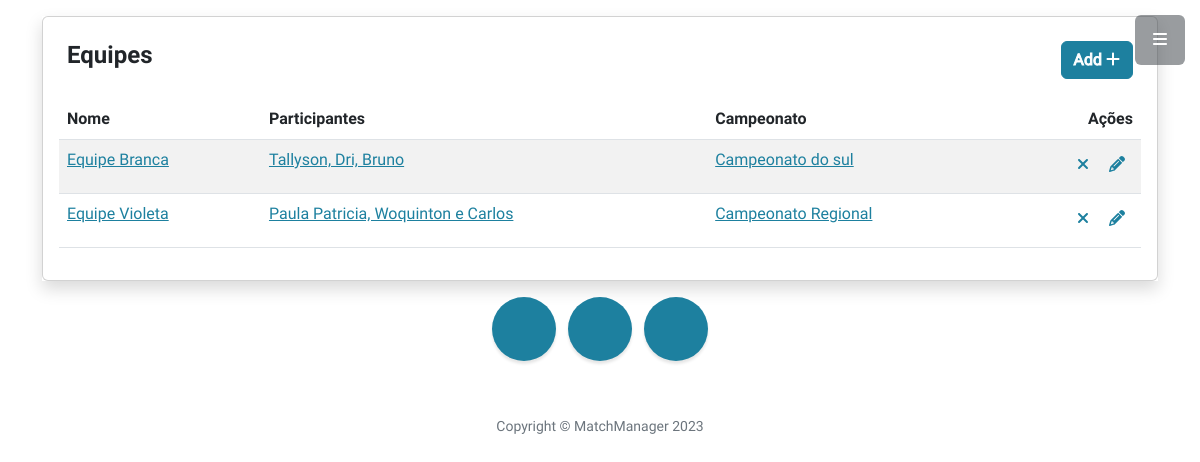
Before: /equipes/ (signed in) with the older database file.
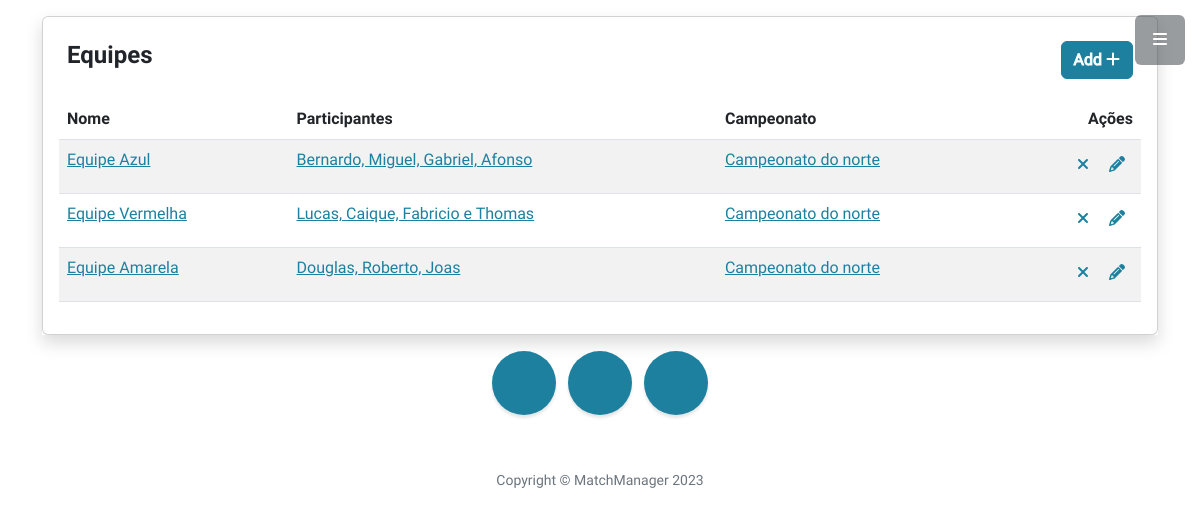
After: the same page with the newer database file.
### Equipe/models.py (models this page shows, shortened)
class Equipe(models.Model):
    nome = models.CharField(max_length=200, verbose_name= 'Nome', null= True )
    participantes = models.CharField(max_length=200, verbose_name= 'Participantes', null= True )
    Campeonato = models.ForeignKey('Campeonato.Campeonato', on_delete= models.CASCADE, null= True)
    escudo = models.ImageField(upload_to='escudos/', null= True)

### Campeonato/models.py (models this page shows)
class Campeonato(models.Model):
    TIPOS =(
        ("1", "Ponto Corrido"),
        ("2", "Mata-Mata"),
        ("3", "Fase de Grupo/Mata-Mata"))
    nome = models.CharField(max_length=200, verbose_name= 'Nome', null= True )
    qtdequipe = models.IntegerField( verbose_name= 'Quantidade de equipes', null= True )
    tipopartida = models.CharField(max_length=1,choices=TIPOS, verbose_name= 'Tipo de partida', null= True )
    def __str__(self):
        return self.nome

### Equipe/views.py (the view)
# urls.py: path('', views.listar, name='listar'),
def listar(request):
    Equipes = Equipe.objects.all()
    context = {
        "equipes": Equipes
    }
    return render(request, 'equipes/listar.html', context)

### Templates/equipes/listar.html
{% extends '_base.html' %}
{% load static %}
{% block content %}
<div class="mx-auto">
    <div class="col-lg-12 shadow mt-3">
    <div class="card">
        <div class="card-body">
            <div class="card-title">
                <div class= "d-flex flex-row">
                    <h4 class="p-2 col-lg-4">Equipes</h4>
                    <div class=" p-2 col-lg-8 d-grid gap-2 d-md-flex justify-content-md-end">
                        {% if request.user.is_authenticated %}
                            <a href="/equipes/criar/"><button type="button" class="btn mb-1 btn-primary ">
                                Add <span class="btn-icon-right"><i class="fa fa-plus"></i></span>
                            </button></a>
                            {%endif%}
                        </div>
                    </div>
            </div>
            <div class="table-responsive">
                <table class="table table-striped ">
                    <thead>
                        <tr>
                            <th>Nome</th>
                            <th>Participantes</th>
                            <th>Campeonato</th>
                            <th style="text-align:right">Ações</th>
                        </tr>
                    </thead>
                    <tbody>
                    {% if equipes %}
                    {% for p in equipes %}
                        <tr>
                            <td><a href="/equipes/{{ p.id }}/"class="text-primary">{{ p.nome }}</a></td>
                            <td><a href="/equipes/{{ p.id }}/"class="text-primary">{{ p.participantes }}</a></td>
                            <td><a href="/equipes/{{ p.id }}/"class="text-primary">{{ p.Campeonato }}</a></td>
                            <td style="text-align:right">
                                {% if request.user.is_authenticated %}
                                <span>
                                    <a href="/equipes/excluir/{{ p.id }}/" data-toggle="tooltip" data-placement="top" title="" data-original-title="Close"><i class="fa fa-close color-danger m-2"></i></a>
                                    <a href="/equipes/editar/{{ p.id }}/" data-toggle="tooltip" data-placement="top" title="" data-original-title="Edit"><i class="fa fa-pencil color-muted m-r-5 m-2"></i> </a>
                                    </span>
                                    {% else %}
                                    <a> Você não está autorizado a realizar ações nessa lista </a>
                                {% endif %}
                                </td>
                        </tr>
                        {%endfor%}
                    {% else %}
                                    <p>Não há registro de equipes.</p>
                    {%endif%}
                </tbody>
                </table>
            </div>
        </div>
    </div>
</div>
</div>
{%endblock%}

Changed rows visible on the page:
removed Equipe: nome "Equipe Branca", participantes "Tallyson, Dri, Bruno", Campeonato "Campeonato do sul"
removed Equipe: nome "Equipe Violeta", participantes "Paula Patricia, Woquinton e Carlos", Campeonato "Campeonato Regional"
added Equipe: nome "Equipe Azul", participantes "Bernardo, Miguel, Gabriel, Afonso", Campeonato "Campeonato do norte"
added Equipe: nome "Equipe Vermelha", participantes "Lucas, Caique, Fabricio e Thomas", Campeonato "Campeonato do norte"
added Equipe: nome "Equipe Amarela", participantes "Douglas, Roberto, Joas", Campeonato "Campeonato do norte"
